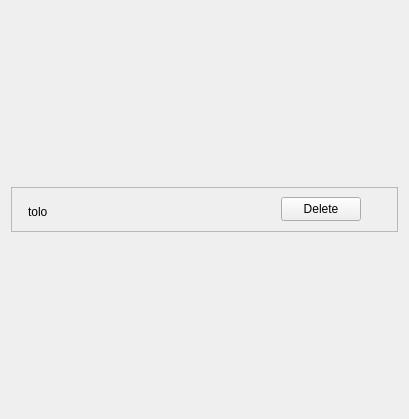
      <widget class="QWidget" name="scrollAreaWidgetContents_publisher">
       <property name="geometry">
        <rect>
         <x>0</x>
         <y>0</y>
         <width>409</width>
         <height>419</height>
        </rect>
       </property>
       <layout class="QGridLayout" name="gridLayout_18">
        <item row="0" column="0">
         <layout class="QGridLayout" name="gridLayout_publisher_main">
          <item row="0" column="0">
           <widget class="QFrame" name="frame_publisher_0">
            <property name="minimumSize">
             <size>
              <width>0</width>
              <height>45</height>
             </size>
            </property>
            <property name="maximumSize">
             <size>
              <width>16777215</width>
              <height>45</height>
             </size>
            </property>
            <property name="frameShape">
             <enum>QFrame::StyledPanel</enum>
            </property>
            <property name="frameShadow">
             <enum>QFrame::Raised</enum>
            </property>
            <widget class="QLabel" name="label_publisher_name_0">
             <property name="geometry">
              <rect>
               <x>17</x>
               <y>9</y>
               <width>241</width>
               <height>31</height>
              </rect>
             </property>
             <property name="text">
              <string>tolo</string>
             </property>
            </widget>
            <widget class="QPushButton" name="btn_publisher_delete_0">
             <property name="geometry">
              <rect>
               <x>270</x>
               <y>10</y>
               <width>80</width>
               <height>24</height>
              </rect>
             </property>
             <property name="text">
              <string>Delete</string>
             </property>
            </widget>
           </widget>
          </item>
         </layout>
        </item>
       </layout>
      </widget>
